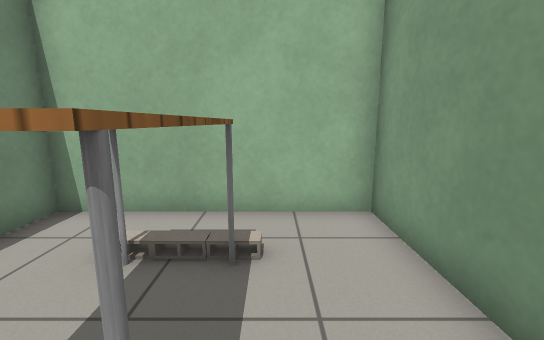
view 1 (above)

23 first-person views from a walk through a Gazebo world. The camera is 1 m above the floor, tilts 10° down and sees 90° across. Floor lines are 1 m apart. The floor is counted in squares, 0.5 m on a side. Each view is taken from the middle of a square. On the plan, view 1 faces up. The plan holds only what a view shows up to about 16 squares ahead; the rest is blank. Gazebo's built-in surfaces are drawn with simple patterns. Some surface patterns are stand-ins.

view 2
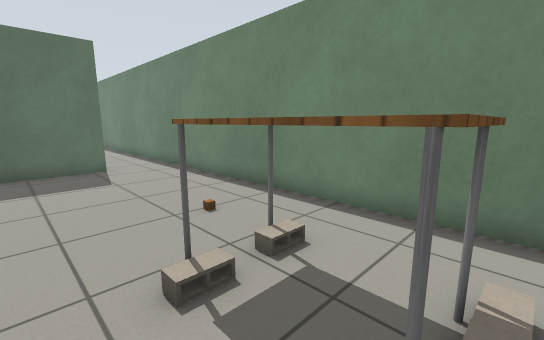

view 3
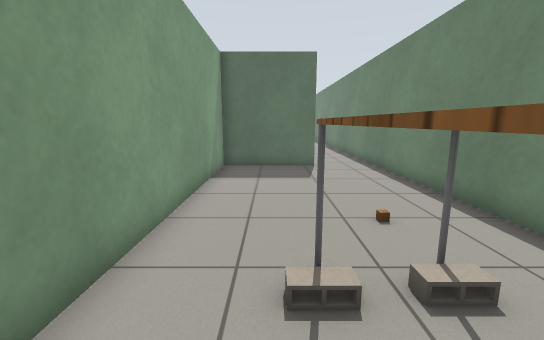

view 4
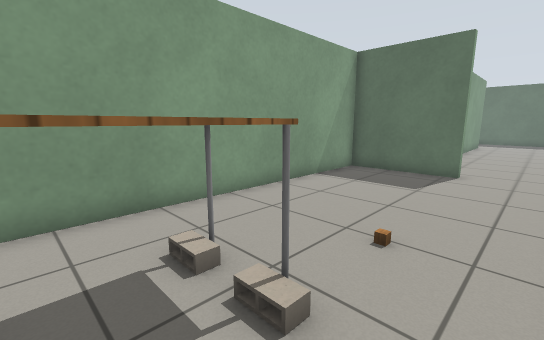

view 5
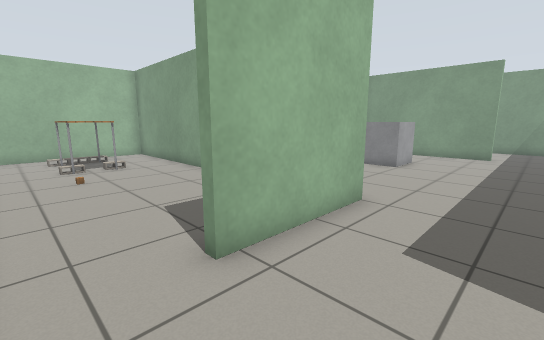

view 6
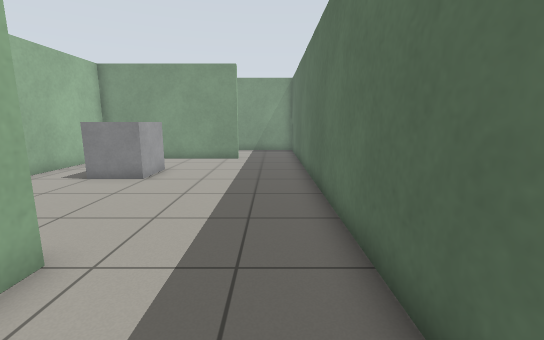

view 7
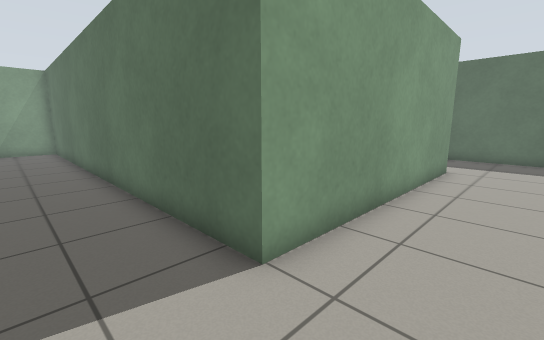

view 8
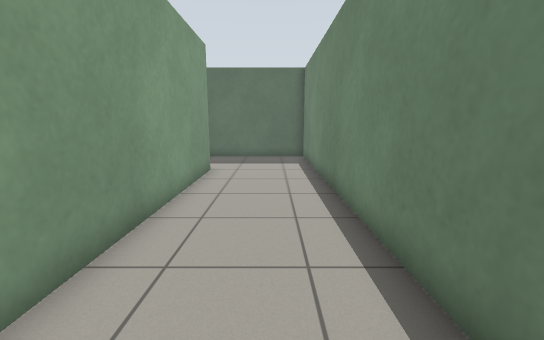

view 9
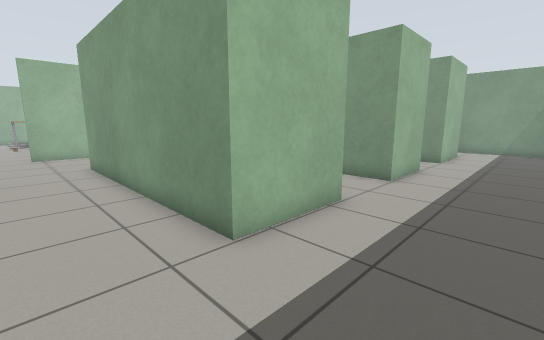

view 10
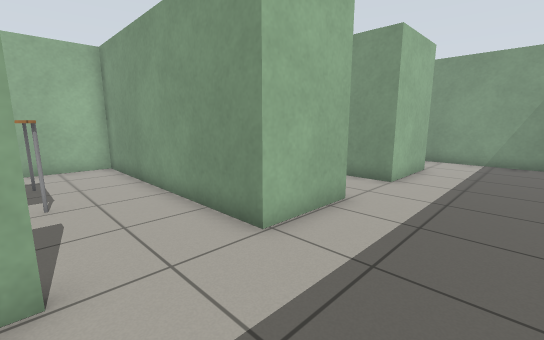

view 11
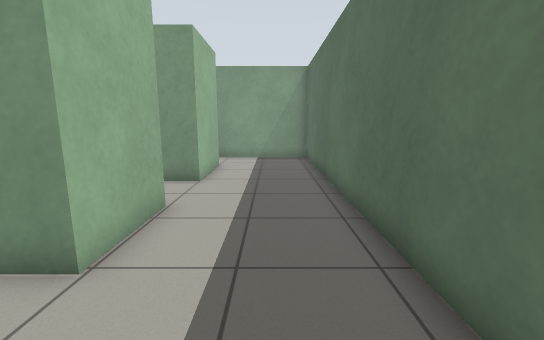

view 12
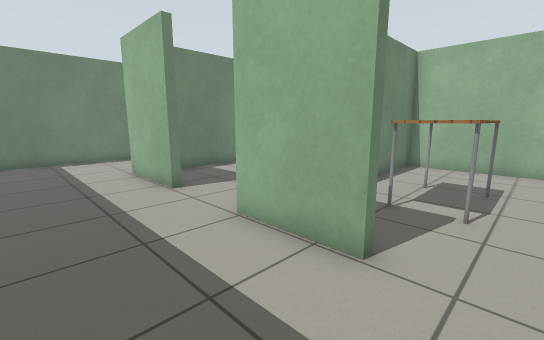

view 13
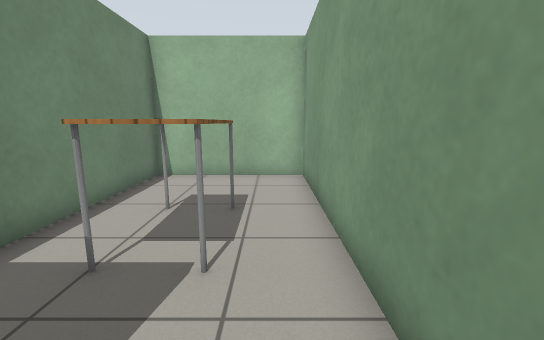

view 14
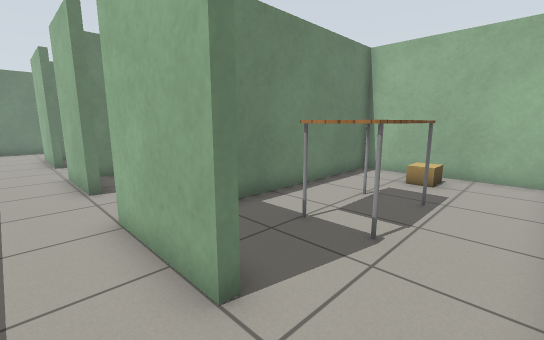

view 15
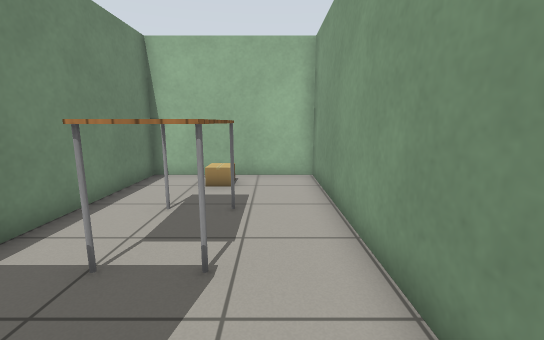

view 16
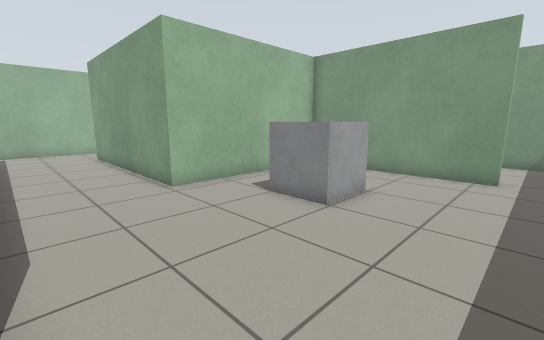

view 17
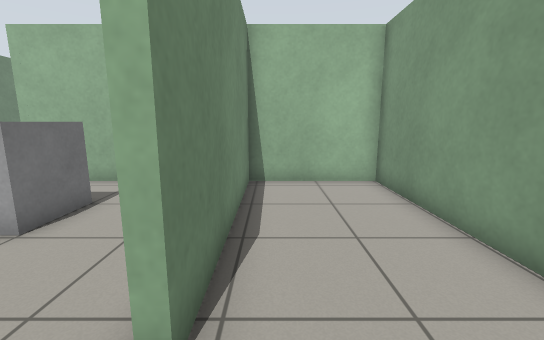

view 18
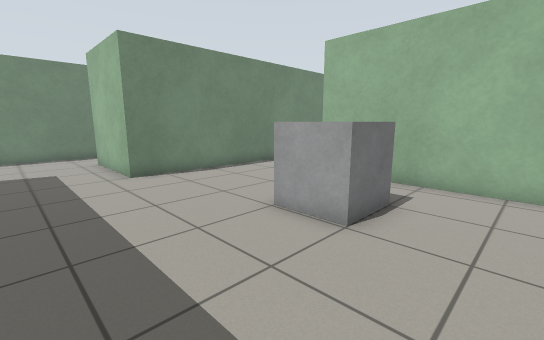

view 19
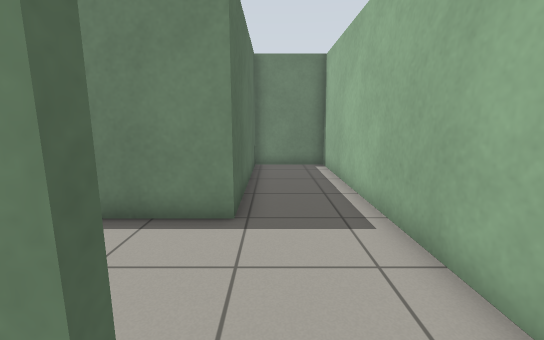

view 20
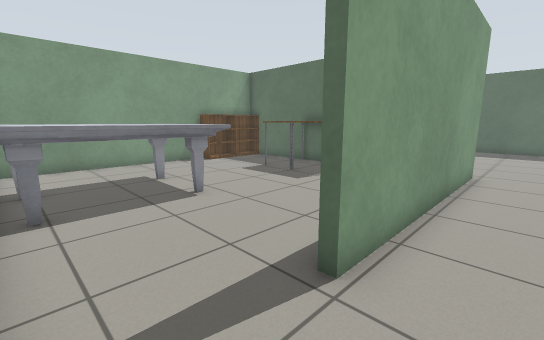

view 21
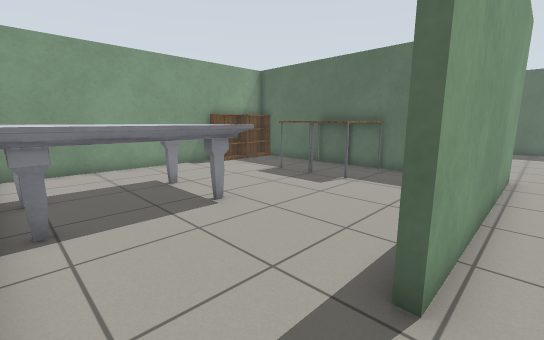

view 22
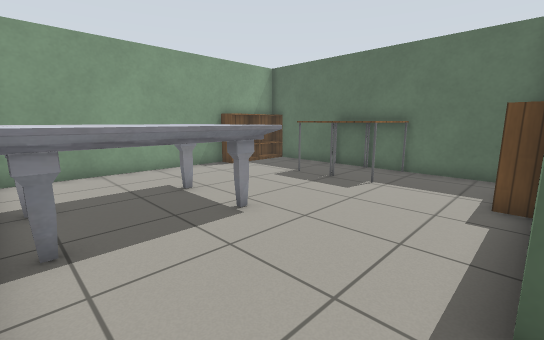

view 23
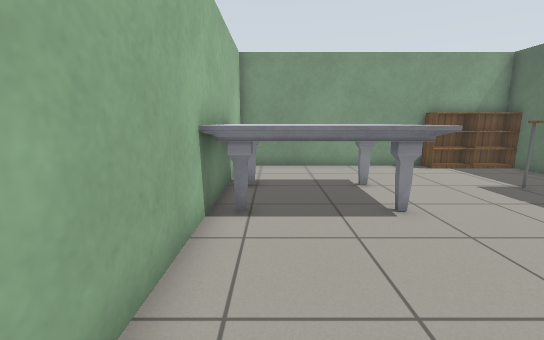

### Floor plan
Ten units are one square. View 1 is at (0, 0); x grows to the right and y downward. Boxes are objects, and circles mark ways between rooms. Rooms are numbered by the first view taken in them; rooms with no view inside come last. Other rooms are left out.
<svg viewBox="-53 -100 244 385">
<path fill="none" stroke="#000" d="M-20 88 -20 85 22 85 22 -59 -48 -59 -48 96M31 234 -4 234 -4 134 6 134M46 280 186 280 186 236M94 234 63 234M157 234 122 234M-5 88 -20 88M-48 96 -48 280 7 280M25 24 25 88 -5 88M139 102 139 29 67 29 67 24M6 134 134 134M186 129 186 29 142 29 142 102M134 134 179 134M115 -94 66 -94M70 -63 70 -24M71 26 186 26 186 -94 154 -94M25 -18 25 24M66 -94 -48 -94 -48 -61 25 -61 25 -34M67 -4 67 -63M157 231 157 234M186 236 186 137 125 137 125 208M-1 185 -1 228M31 230 31 234M63 234 63 137 34 137M66 220 66 226M122 234 122 137 66 137 66 200"/>
<rect x="-25" y="5" width="10" height="10" fill="#bbb"><title>wooden cube</title></rect>
<rect x="-25" y="-15" width="10" height="10" fill="#bbb"><title>cinder block</title></rect>
<rect x="-25" y="-35" width="20" height="20" fill="#bbb"><title>table</title></rect>
<rect x="-25" y="-45" width="10" height="10" fill="#bbb"><title>cinder block</title></rect>
<rect x="-15" y="-15" width="10" height="10" fill="#bbb"><title>cinder block</title></rect>
<rect x="-15" y="-45" width="10" height="10" fill="#bbb"><title>cinder block</title></rect>
<rect x="85" y="55" width="20" height="20" fill="#bbb"><title>other object</title></rect>
<rect x="65" y="-5" width="10" height="10" fill="#bbb"><title>bookshelf</title></rect>
<rect x="105" y="-5" width="20" height="30" fill="#bbb"><title>table</title></rect>
<rect x="115" y="-95" width="40" height="50" fill="#bbb"><title>marble table</title></rect>
<rect x="125" y="15" width="20" height="10" fill="#bbb"><title>table</title></rect>
<rect x="125" y="-5" width="20" height="10" fill="#bbb"><title>table</title></rect>
<rect x="175" y="5" width="10" height="20" fill="#bbb"><title>bookshelf</title></rect>
<rect x="175" y="-15" width="10" height="20" fill="#bbb"><title>bookshelf</title></rect>
<rect x="145" y="175" width="20" height="30" fill="#bbb"><title>table</title></rect>
<rect x="145" y="145" width="10" height="10" fill="#bbb"><title>cardboard box</title></rect>
<rect x="25" y="185" width="10" height="10" fill="#bbb"><title>table</title></rect>
<rect x="25" y="165" width="10" height="10" fill="#bbb"><title>table</title></rect>
<rect x="85" y="175" width="20" height="30" fill="#bbb"><title>table</title></rect>
<circle cx="-30" cy="90" r="3" fill="#2a7"/>
<circle cx="3" cy="110" r="3" fill="#2a7"/>
<circle cx="170" cy="230" r="3" fill="#2a7"/>
<circle cx="50" cy="230" r="3" fill="#2a7"/>
<circle cx="105" cy="230" r="3" fill="#2a7"/>
<circle cx="140" cy="115" r="3" fill="#2a7"/>
<circle cx="45" cy="30" r="3" fill="#2a7"/>
<circle cx="70" cy="-80" r="3" fill="#2a7"/>
<text x="-20" y="20">1</text>
<text x="30" y="240">2</text>
<text x="70" y="80">3</text>
<text x="160" y="80">4</text>
<text x="130" y="-30">5</text>
<text x="30" y="-50">6</text>
<text x="160" y="180">7</text>
<text x="40" y="180">8</text>
<text x="100" y="180">9</text>
</svg>
Room 1 opens to room 2. Room 2 opens to room 3. Room 2 opens to room 7. Room 2 opens to room 8. Room 2 opens to room 9. Room 3 opens to room 4. Room 3 opens to room 6. Room 5 opens to room 6.

Where each view was taken, in squares from view 1:
view 1: 0 up, 0 right, facing up
view 2: 4 up, 1 right, facing down-left
view 3: 4 up, 0 right, facing down
view 4: 3 up, 4 left, facing down-right
view 5: 12 down, 4 left, facing up-right
view 6: 12 down, 1 left, facing right
view 7: 11 down, 3 left, facing down-right
view 8: 12 down, 3 left, facing down
view 9: 27 down, 3 left, facing up-right
view 10: 27 down, 3 right, facing up-right
view 11: 26 down, 3 right, facing right
view 12: 27 down, 11 right, facing up-left
view 13: 24 down, 11 right, facing up
view 14: 25 down, 18 right, facing up-left
view 15: 24 down, 17 right, facing up
view 16: 11 down, 3 right, facing up-right
view 17: 12 down, 15 right, facing up
view 18: 12 down, 13 right, facing up-left
view 19: 7 up, 8 right, facing left
view 20: 9 up, 5 right, facing down-right
view 21: 9 up, 6 right, facing down-right
view 22: 9 up, 7 right, facing down-right
view 23: 8 up, 6 right, facing right
